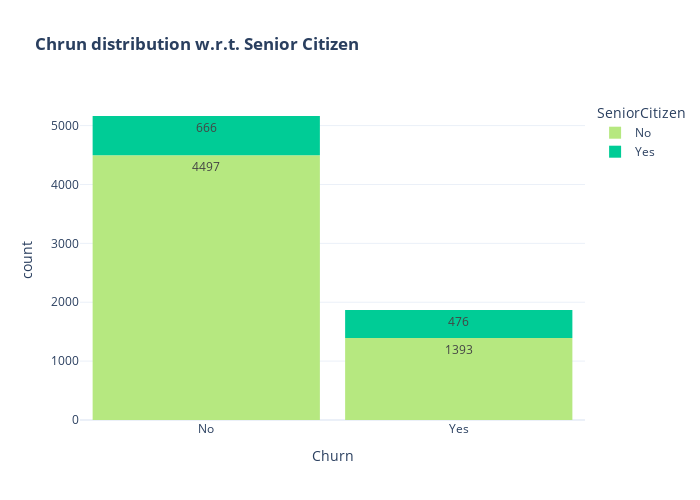

Notebook source saved alongside this figure:
### Markdown cell above
## SeniorCitizen distribution

### Code cell
color_map = {"Yes": '#00CC96', "No": '#B6E880'}
fig = px.histogram(df, x="Churn", color="SeniorCitizen", title="<b>Chrun distribution w.r.t. Senior Citizen</b>",
                   color_discrete_map=color_map, text_auto=True)
fig.update_layout(width=700, height=500, bargap=0.1)
fig.show()

### Figure 1 — Plotly figure (JSON) as saved in the notebook; plotly's stock layout.template omitted (floating-point values rounded to 4 significant figures; data arrays with more than 128 entries replaced by an {"elided": "..."} marker saying what was removed)
{"data": [{"bingroup": "x", "hovertemplate": "SeniorCitizen=No<br>Churn=%{x}<br>count=%{y}<extra></extra>", "legendgroup": "No", "marker": {"color": "#B6E880", "pattern": {"shape": ""}}, "name": "No", "orientation": "v", "showlegend": true, "texttemplate": "%{value}", "x": {"elided": "5890 str values"}, "xaxis": "x", "yaxis": "y", "type": "histogram"}, {"bingroup": "x", "hovertemplate": "SeniorCitizen=Yes<br>Churn=%{x}<br>count=%{y}<extra></extra>", "legendgroup": "Yes", "marker": {"color": "#00CC96", "pattern": {"shape": ""}}, "name": "Yes", "orientation": "v", "showlegend": true, "texttemplate": "%{value}", "x": {"elided": "1142 str values"}, "xaxis": "x", "yaxis": "y", "type": "histogram"}], "layout": {"xaxis": {"anchor": "y", "domain": [0.0, 1.0], "title": {"text": "Churn"}}, "yaxis": {"anchor": "x", "domain": [0.0, 1.0], "title": {"text": "count"}}, "legend": {"title": {"text": "SeniorCitizen"}, "tracegroupgap": 0}, "title": {"text": "<b>Chrun distribution w.r.t. Senior Citizen</b>"}, "barmode": "relative", "width": 700, "height": 500, "bargap": 0.1}}
